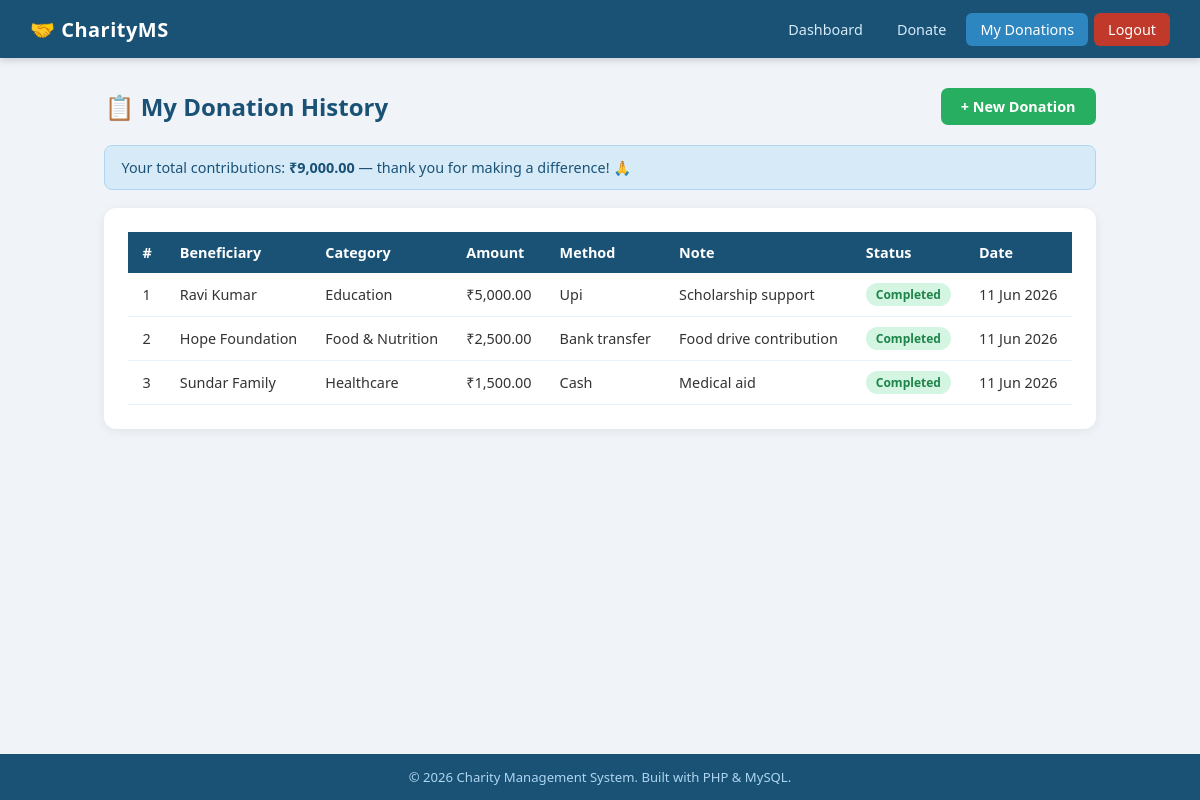
The app's page /donor/history.php (signed in) with its own data.
### tables this page shows
CREATE TABLE IF NOT EXISTS donations (
    id INT AUTO_INCREMENT PRIMARY KEY,
    donor_id INT NOT NULL,
    category_id INT,
    beneficiary_id INT,
    amount DECIMAL(10,2) NOT NULL,
    payment_method ENUM('cash','bank_transfer','upi','cheque') DEFAULT 'cash',
    status ENUM('pending','completed','cancelled') DEFAULT 'completed',
    note TEXT,
    donated_at TIMESTAMP DEFAULT CURRENT_TIMESTAMP,
    FOREIGN KEY (donor_id) REFERENCES donors(id) ON DELETE CASCADE,
    FOREIGN KEY (category_id) REFERENCES categories(id) ON DELETE SET NULL,
    FOREIGN KEY (beneficiary_id) REFERENCES beneficiaries(id) ON DELETE SET NULL
);

CREATE TABLE IF NOT EXISTS beneficiaries (
    id INT AUTO_INCREMENT PRIMARY KEY,
    name VARCHAR(100) NOT NULL,
    category ENUM('individual','family','organization') DEFAULT 'individual',
    description TEXT,
    contact VARCHAR(100),
    address TEXT,
    status ENUM('active','inactive') DEFAULT 'active',
    created_at TIMESTAMP DEFAULT CURRENT_TIMESTAMP
);

CREATE TABLE IF NOT EXISTS categories (
    id INT AUTO_INCREMENT PRIMARY KEY,
    name VARCHAR(100) NOT NULL,
    description TEXT
);

### includes/config.php (called while the page is built, shortened)
<?php
function formatCurrency($amount) {
    return '₹' . number_format($amount, 2);
}
?>

### donor/history.php (the view, shortened to what this page needs)
<?php
require_once '../includes/config.php';
$donorId = $_SESSION['donor_id'];
$donations = $conn->query("
    SELECT d.*, b.name as beneficiary_name, c.name as cat_name
    FROM donations d
    LEFT JOIN beneficiaries b ON d.beneficiary_id = b.id
    LEFT JOIN categories c ON d.category_id = c.id
    WHERE d.donor_id=$donorId
    ORDER BY d.donated_at DESC
");
$total = $conn->query("SELECT COALESCE(SUM(amount),0) as t FROM donations WHERE donor_id=$donorId AND status='completed'")->fetch_assoc()['t'];
include '../includes/header.php';
?>
<div class="flex-between page-title">
    <span>📋 My Donation History</span>
    <a href="/charity-management-system/donor/donate.php" class="btn btn-success">+ New Donation</a>
</div>
<div class="alert alert-info">
    Your total contributions: <strong><?= formatCurrency($total) ?></strong> — thank you for making a difference! 🙏
</div>
<div class="card">
    <div class="table-wrap">
        <table>
            <thead>
                <tr><th>#</th><th>Beneficiary</th><th>Category</th><th>Amount</th><th>Method</th><th>Note</th><th>Status</th><th>Date</th></tr>
            </thead>
            <tbody>
                <?php while ($row = $donations->fetch_assoc()): ?>
                <tr>
                    <td><?= $row['id'] ?></td>
                    <td><?= htmlspecialchars($row['beneficiary_name'] ?? 'General Fund') ?></td>
                    <td><?= htmlspecialchars($row['cat_name'] ?? '—') ?></td>
                    <td><?= formatCurrency($row['amount']) ?></td>
                    <td><?= ucfirst(str_replace('_', ' ', $row['payment_method'])) ?></td>
                    <td><?= htmlspecialchars($row['note'] ?? '—') ?></td>
                    <td>
                        <span class="badge badge-<?= $row['status'] === 'completed' ? 'success' : ($row['status'] === 'pending' ? 'warning' : 'danger') ?>">
                            <?= ucfirst($row['status']) ?>
                        </span>
                    </td>
                    <td><?= date('d M Y', strtotime($row['donated_at'])) ?></td>
                </tr>
                <?php endwhile; ?>
            </tbody>
        </table>
    </div>
</div>
<?php include '../includes/footer.php'; ?>

### assets/css/style.css (style rules this page uses)
*, *::before, *::after { box-sizing: border-box; margin: 0; padding: 0; }
body { font-family: 'Segoe UI', Arial, sans-serif; background: #f0f4f8; color: #333; min-height: 100vh; display: flex; flex-direction: column; }
a { text-decoration: none; color: inherit; }
.page-title { font-size: 1.5rem; font-weight: 700; color: #1a5276; margin-bottom: 20px; display: flex; align-items: center; gap: 10px; }
.card { background: #fff; border-radius: 12px; padding: 24px; box-shadow: 0 2px 10px rgba(0,0,0,0.07); margin-bottom: 24px; }
.table-wrap { overflow-x: auto; }
table { width: 100%; border-collapse: collapse; font-size: 0.9rem; }
thead th { background: #1a5276; color: #fff; padding: 11px 14px; text-align: left; font-weight: 600; }
tbody tr { border-bottom: 1px solid #eaf2fb; }
tbody td { padding: 10px 14px; }
.btn { display: inline-block; padding: 9px 20px; border-radius: 7px; border: none; cursor: pointer; font-size: 0.9rem; font-weight: 600; font-family: inherit; transition: opacity 0.2s, transform 0.1s; }
.btn-success { background: #27ae60; color: #fff; }
.alert { padding: 12px 16px; border-radius: 8px; margin-bottom: 18px; font-size: 0.9rem; font-weight: 500; }
.alert-info { background: #d6eaf8; color: #1a5276; border: 1px solid #aed6f1; }
.badge { display: inline-block; padding: 3px 10px; border-radius: 20px; font-size: 0.75rem; font-weight: 600; }
.badge-success { background: #d5f5e3; color: #1e8449; }
.flex-between { display: flex; align-items: center; justify-content: space-between; flex-wrap: wrap; gap: 12px; }

### records on screen
donations: id "1", beneficiary.name "Ravi Kumar", category.name "Education", amount "₹5,000.00", payment_method "Upi", note "Scholarship support", status "Completed", donated_at "11 Jun 2026"
donations: id "2", beneficiary.name "Hope Foundation", category.name "Food & Nutrition", amount "₹2,500.00", payment_method "Bank transfer", note "Food drive contribution", status "Completed", donated_at "11 Jun 2026"
donations: id "3", beneficiary.name "Sundar Family", category.name "Healthcare", amount "₹1,500.00", payment_method "Cash", note "Medical aid", status "Completed", donated_at "11 Jun 2026"

### other values on screen
formatCurrency($total) "₹9,000.00"
